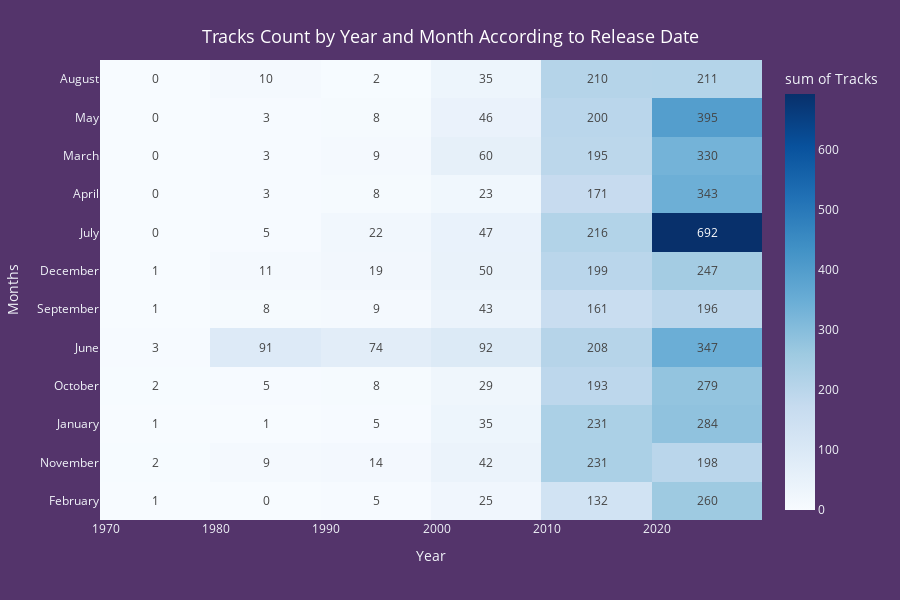

The notebook cell saved with this chart:
### Markdown cell above
# Yıla ve Aya Göre Parça Sayısı

### Code cell
df_tracks_heat_map = df_tracks.groupby(["Months_Cat", "Year"]).agg({"Day" : "count"}).reset_index().sort_values(by = "Year").rename(columns = {"Months_Cat" : "Months", "Day" : "Tracks"})

Fig_4 = px.density_heatmap(df_tracks_heat_map, x = "Year", y = "Months", z = "Tracks", color_continuous_scale = "Blues", text_auto = True)
Fig_4.update_xaxes(tickmode = 'array', tickvals = list(range(min(df_tracks_heat_map["Year"]), max(df_tracks_heat_map["Year"]) + 1, 10)), gridcolor = 'LightGray', gridwidth = 1)
Fig_4.update_layout(plot_bgcolor = "rgb(84,52,107)", paper_bgcolor = "rgb(84,52,107)", height = 600,
                     title = {'text' : "Tracks Count by Year and Month According to Release Date", 
                                 'x' : 0.5, 'xanchor' : 'center', 'y' : 0.95, 'yanchor' : 'top', 'font' : { 'size' : 18, 'color' : 'white'}})

Fig_4.show()

### Figure 1 — Plotly figure (JSON) as saved in the notebook; plotly's stock layout.template omitted (floating-point values rounded to 4 significant figures; data arrays with more than 128 entries replaced by an {"elided": "..."} marker saying what was removed)
{"data": [{"coloraxis": "coloraxis", "histfunc": "sum", "hovertemplate": "Year=%{x}<br>Months=%{y}<br>sum of Tracks=%{z}<extra></extra>", "name": "", "texttemplate": "%{z}", "type": "histogram2d", "x": {"elided": "378 int values"}, "xaxis": "x", "xbingroup": "x", "y": {"elided": "378 str values"}, "yaxis": "y", "ybingroup": "y", "z": {"elided": "378 int values"}}], "layout": {"coloraxis": {"colorbar": {"title": {"text": "sum of Tracks"}}, "colorscale": [[0, "rgb(247,251,255)"], [0.125, "rgb(222,235,247)"], [0.25, "rgb(198,219,239)"], [0.375, "rgb(158,202,225)"], [0.5, "rgb(107,174,214)"], [0.625, "rgb(66,146,198)"], [0.75, "rgb(33,113,181)"], [0.875, "rgb(8,81,156)"], [1, "rgb(8,48,107)"]]}, "height": 600, "legend": {"tracegroupgap": 0}, "margin": {"t": 60}, "paper_bgcolor": "rgb(84,52,107)", "plot_bgcolor": "rgb(84,52,107)", "title": {"font": {"color": "white", "size": 18}, "text": "Tracks Count by Year and Month According to Release Date", "x": 0.5, "xanchor": "center", "y": 0.95, "yanchor": "top"}, "xaxis": {"anchor": "y", "domain": [0, 1], "gridcolor": "LightGray", "gridwidth": 1, "tickmode": "array", "tickvals": [1970, 1980, 1990, 2000, 2010, 2020], "title": {"text": "Year"}}, "yaxis": {"anchor": "x", "domain": [0, 1], "title": {"text": "Months"}}}}
